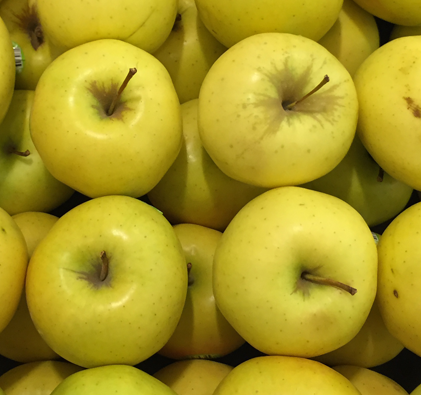
%> input picture 16.tif, 421 x 395 px
$ octave --eval "result = Plot_Color('16.tif');"   (GNU Octave 9; MATLAB toolbox functions it lacks are replaced by stand-ins)
%> lines starting %> are read from the running program, lines starting %| are printed output that depends on the picture
### Color_watermark_data.m
function [ psnr_rgb psnr_ycocg psnr_ycucv psnr_o1o2o3 lenwm_rgb lenwm_ycocg lenwm_ycucv lenwm_o1o2o3] = Color_watermark_data( image, len_wm )
%function [ psnr_rgb psnr_ybr lenwm_rgb lenwm_ybr ] = Color_watermark_data( image, len_wm )
%To Collect PSNR Results of color image watermarking

if ( ischar( image ) == 1 )
    % If input image is the name of the image file
    rgb = imread( image );
    rgb = double( rgb );
else
    % If input image is the pixel matrix itself
    rgb = double( image );
end
[ nr nc nl ] = size( rgb );

watermark = randi( [0 1], 1, len_wm );

%---------------------- Watermark RGB space--------------------------------
%--------------------------------------------------------------------------

wm_rgb = rgb;
[ wm_rgb(:,:,3) lenwm_rgb_3 ov3 ] = EmbedWatermarkInterpolation( rgb(:,:,3), watermark );

if( lenwm_rgb_3 < len_wm )
    watermark = randi( [0 1], 1, ( len_wm - lenwm_rgb_3 ) );
    [ wm_rgb(:,:,1) lenwm_rgb_1 ov1 ] = EmbedWatermarkInterpolation( rgb(:,:,1), watermark );
else
    lenwm_rgb_1 = 0;
end
if( ( lenwm_rgb_3 + lenwm_rgb_1 ) < len_wm )
    watermark = randi( [0 1], 1, ( len_wm - lenwm_rgb_3 - lenwm_rgb_1 ) );
    [ wm_rgb(:,:,2) lenwm_rgb_2 ov2 ] = EmbedWatermarkInterpolation( rgb(:,:,2), watermark );
else
    lenwm_rgb_2 = 0;
end
lenwm_rgb = lenwm_rgb_1 + lenwm_rgb_2 + lenwm_rgb_3;
disp( ['Watermarked RGB space: ', num2str(lenwm_rgb), ' pure watermark bits.']  );

psnr_rgb = PSNR( rgb, wm_rgb );

%----------------------YCoCg-R color space---------------------------------
%--------------------------------------------------------------------------

% Transform color space
ycocg = rgb2ycocg( rgb );

% Separate integer and fractional parts
ycocg_i = floor( ycocg );
ycocg_f = ycocg - ycocg_i;

watermark = randi( [0 1], 1, len_wm );

% Watermark YCoCg space, integer part
wm_ycocg = ycocg_i;
[ wm_ycocg(:,:,2) lenwm_ycocg_2 ov2 ] = EmbedWatermarkInterpolation( ycocg_i(:,:,2), watermark );
if( lenwm_ycocg_2 < len_wm )
    watermark = randi( [0 1], 1, ( len_wm - lenwm_ycocg_2 ) );
    [ wm_ycocg(:,:,3) lenwm_ycocg_3 ov3 ] = EmbedWatermarkInterpolation( ycocg_i(:,:,3), watermark );
else
    lenwm_ycocg_3 = 0;
end
if( ( lenwm_ycocg_3 + lenwm_ycocg_2 ) < len_wm )
    watermark = randi( [0 1], 1, ( len_wm - lenwm_ycocg_3 - lenwm_ycocg_2 ) );
    [ wm_ycocg(:,:,1) lenwm_ycocg_1 ov1 ] = EmbedWatermarkInterpolation( ycocg_i(:,:,1), watermark );
else
    lenwm_ycocg_1 = 0;
end
lenwm_ycocg = lenwm_ycocg_1 + lenwm_ycocg_2 + lenwm_ycocg_3;
disp( ['Watermarked YCoCgspace: ', num2str(lenwm_ycocg), ' pure watermark bits.'] );

% Combine watermarked integer part and original fractional part
wm_ycocg1 = wm_ycocg + ycocg_f;
% Convert to RGB
ycocg_rgb = ycocg2rgb( wm_ycocg1 ); % This is actual output

%psnr_ybr = PSNR( image, y2rgb );
%psnr_ycocg = PSNR( wm_ycocg, ycocg_i );
psnr_ycocg = PSNR( rgb, ycocg_rgb );

%-----------------------YUV color space------------------------------------
%--------------------------------------------------------------------------

% Transform color space
ycucv = rgb2YCuCv( rgb );

% Separate integer and fractional parts
ycucv_i = floor( ycucv );
ycucv_f = ycucv - ycucv_i;

watermark = randi( [0 1], 1, len_wm );

% Watermark YCoCg space, integer part
wm_ycucv = ycucv_i;
[ wm_ycucv(:,:,2) lenwm_ycucv_2 ov2 ] = EmbedWatermarkInterpolation( ycucv_i(:,:,2), watermark );
if( lenwm_ycucv_2 < len_wm )
    watermark = randi( [0 1], 1, ( len_wm - lenwm_ycucv_2 ) );
    [ wm_ycucv(:,:,3) lenwm_ycucv_3 ov3 ] = EmbedWatermarkInterpolation( ycucv_i(:,:,3), watermark );
else
    lenwm_ycucv_3 = 0;
end
if( ( lenwm_ycucv_3 + lenwm_ycucv_2 ) < len_wm )
    watermark = randi( [0 1], 1, ( len_wm - lenwm_ycucv_3 - lenwm_ycucv_2 ) );
    [ wm_ycucv(:,:,1) lenwm_ycucv_1 ov1 ] = EmbedWatermarkInterpolation( ycucv_i(:,:,1), watermark );
else
    lenwm_ycucv_1 = 0;
end
lenwm_ycucv = lenwm_ycucv_1 + lenwm_ycucv_2 + lenwm_ycucv_3;
disp( ['Watermarked YCuCvspace: ', num2str(lenwm_ycucv), ' pure watermark bits.'] );

% Combine watermarked integer part and original fractional part
wm_ycucv1 = wm_ycucv + ycucv_f;
% Convert to RGB
ycucv_rgb = YCuCv2rgb( wm_ycucv1 ); % This is actual output

%psnr_ybr = PSNR( image, y2rgb );
%psnr_yuv = PSNR( wm_yuv, yuv_i );
psnr_ycucv = PSNR( rgb, ycucv_rgb );

%--------------------------------------o1o2o3 color space------------------
%--------------------------------------------------------------------------

% Transform color space
o1o2o3 = rgb2o1o2o3( rgb );

% Separate integer and fractional parts
o1o2o3_i = floor( o1o2o3 );
o1o2o3_f = o1o2o3 - o1o2o3_i;

watermark = randi( [0 1], 1, len_wm );

% Watermark YCoCg space, integer part
wm_o1o2o3 = o1o2o3_i;
[ wm_o1o2o3(:,:,2) lenwm_o1o2o3_2 ov2 ] = EmbedWatermarkInterpolation( o1o2o3_i(:,:,2), watermark );
if( lenwm_o1o2o3_2 < len_wm )
    watermark = randi( [0 1], 1, ( len_wm - lenwm_o1o2o3_2 ) );
    [ wm_o1o2o3(:,:,3) lenwm_o1o2o3_3 ov3 ] = EmbedWatermarkInterpolation( o1o2o3_i(:,:,3), watermark );
else
    lenwm_o1o2o3_3 = 0;
end
if( ( lenwm_o1o2o3_3 + lenwm_o1o2o3_2 ) < len_wm )
    watermark = randi( [0 1], 1, ( len_wm - lenwm_o1o2o3_3 - lenwm_o1o2o3_2 ) );
    [ wm_o1o2o3(:,:,1) lenwm_o1o2o3_1 ov1 ] = EmbedWatermarkInterpolation( o1o2o3_i(:,:,1), watermark );
else
    lenwm_o1o2o3_1 = 0;
end
lenwm_o1o2o3 = lenwm_o1o2o3_1 + lenwm_o1o2o3_2 + lenwm_o1o2o3_3;
disp( ['Watermarked YCuCvspace: ', num2str(lenwm_o1o2o3), ' pure watermark bits.'] );

% Combine watermarked integer part and original fractional part
wm_o1o2o31 = wm_o1o2o3 + o1o2o3_f;
% Convert to RGB
o1o2o3_rgb = o1o2o32rgb( wm_o1o2o31 ); % This is actual output

%psnr_ybr = PSNR( image, y2rgb );
%psnr_yuv = PSNR( wm_yuv, yuv_i );
psnr_o1o2o3 = PSNR( rgb, o1o2o3_rgb );


end

### EmbedWatermarkInterpolation.m
function [ watermarked_image len_wm overhead ] = EmbedWatermarkInterpolation( image, watermark )
%[ watermarked_image ] = EmbedWatermarkInterpolation( image )
%   Embeds 'watermark' into 'image' using interpolation technique.

if ( ischar(image) == 1 )
    %If input 'image' is the name of the image file
    p = PrintImageMatrix(image);
else
    %If input 'image' the pixel matrix itself
    p = image;
end
p = double(p);
[nr nc] = size(p);

[ x e ] = Interpolate( p );
[hist LM RM] = CreateErrorHistogram(e);

%Create bitstream to be embedded-------------------------------------------
% Location Map for overflow or underflow.
len_locmap = 0; % Total no. of pixels with values 0, 255, 1, 254.
for i = 1:nr
    for j = 1:nc
        % Only 254 or 1 can change to 255 and 0 respectively
        % So we take max length (for 0,255,1,254)
        % actual loc map consists of those pixel positions which are either
        % 0, 255 or have changed to 0, 255.
        % So actual length may be smaller than len_locmap.
        if( ( p(i,j) == 0 ) || ( p(i,j) == 255 ) || ( p(i,j) == 1 ) || ( p(i,j) == 254 ) )
            len_locmap = len_locmap + 1;
        end
    end
end

%watermarked_image = zeros(nr,nc);
watermarked_image = p;
e_new = e; % Altered errors
poswm = 0; % To keep track of bits to be embedded
cnt = 0; % To find Maximum Embedding capacity
locmap = [ ]; % To prevent overflow/underflow

% Get Maximum Capacity-----------------------------------------------------
for i = 1:nr
    for j = 1:nc

        if( ( p(i,j) == 0 ) || ( p(i,j) == 255 ) )
        else
            if( e(i,j) == 999 )
            elseif( e(i,j) <= LM )
                if( e(i,j) == LM )
                    cnt = cnt + 1;
                end
            elseif( e(i,j) >= RM )
                if( e(i,j) == RM )
                    cnt = cnt + 1;
                end
            end
        end
    end
end

disp( ['Maximum Embedding Capacity : ', num2str( cnt - 18 - len_locmap ), ' bits.'] );
if( numel( watermark ) > ( cnt - 18 - len_locmap ) )
    watermark = watermark( 1, 1:( cnt - 18 - len_locmap ) );
end
len_wm = numel( watermark );

% Store just 18 bits for 2 signed integers along with 'len_locmap' bits for
% overflow/underflow.
k = 1;
for i = 1:nr
    for j = 1:nc
        if( (i == 1) || (j == 1) || (i == 8) || (j == 8) )
            if( (mod(i,2)==1) && (mod(j,2)==0) )
                if( k <= ( 18 + len_locmap ) )
                    watermark = horzcat( watermark, LSB(p(i,j)) );
                    k = k + 1;
                end
            elseif( (mod(i,2)==0) && (mod(j,2)==1) )
                if( k <= ( 18 + len_locmap ) )
                    watermark = horzcat( watermark, LSB(p(i,j)) );
                    k = k + 1;
                end
            end
        end
    end
end

[nrwm ncwm] = size(watermark);

% Embed--------------------------------------------------------------------
for i = 1:nr
    for j = 1:nc

        if( ( p(i,j) == 0 ) || ( p(i,j) == 255 ) )
            locmap = horzcat( locmap, 0 );

        else
            if( e(i,j) == 999 ) % Do not Embed (Low resolution or marginal pixels)
                watermarked_image(i,j) = p(i,j);

            elseif( e(i,j) <= LM )
                sign_e = -1; % sign(e) = -1 if e in LE i.e. <= LM
                if( e(i,j) == LM ) % Embed next bit
                    %cnt = cnt + 1;
                    if( poswm < ncwm ) % More bits to embed
                        poswm = poswm + 1;
                        b = watermark(1,poswm);
                    else
                        b = 0; % No more bits => e will be same
                    end
                    e_new(i,j) = e(i,j) + sign_e * b;
                elseif( e(i,j) < LM ) % Embed 1
                    e_new(i,j) = e(i,j) + sign_e * 1;
                end
                watermarked_image(i,j) = x(i,j) - e_new(i,j);
                % update locmap
                if( ( watermarked_image(i,j) == 0 ) || ( watermarked_image(i,j) == 255 ) )
                    locmap = horzcat( locmap, 1 );
                end

            elseif( e(i,j) >= RM )
                sign_e = 1; % sign(e) = 1 if e in RE i.e. <= RM
                if( e(i,j) == RM ) % Embed next bit
                    %cnt = cnt + 1;
                    if( poswm < ncwm ) % More bits to embed
                        poswm = poswm + 1;
                        b = watermark(1,poswm);
                    else
                        b = 0;  % No more bits => e will be same
                    end
                    e_new(i,j) = e(i,j) + sign_e * b;
                elseif( e(i,j) > RM ) % Embed 1
                    e_new(i,j) = e(i,j) + sign_e * 1;
                end
                watermarked_image(i,j) = x(i,j) - e_new(i,j);
                % update locmap
                if( ( watermarked_image(i,j) == 0 ) || ( watermarked_image(i,j) == 255 ) )
                    locmap = horzcat( locmap, 1 );
                end

            end

        end
    end
end

disp(['Embedded ', num2str(len_wm), ' pure watermark bits.']);

% [8 lines of commented-out code are left out]
temp = EightBits(LM);
LM_bin = zeros(1,9);
if( LM < 0 )
    LM_bin(1,1) = 1;
else
    LM_bin(1,1) = 0;
end
for i = 1:8
    if( temp(1,i) == '0' )
        LM_bin(1,(i+1)) = 0;
    elseif( temp(1,i) == '1' )
        LM_bin(1,(i+1)) = 1;
    end
end
temp = EightBits(RM);
RM_bin = zeros(1,8);
if( RM < 0 )
    RM_bin(1,1) = 1;
else
    RM_bin(1,1) = 0;
end
for i = 1:8
    if( temp(1,i) == '0' )
        RM_bin(1,(i+1)) = 0;
    elseif( temp(1,i) == '1' )
        RM_bin(1,(i+1)) = 1;
    end
end

% Concatenate binary reps of LM and RM and locmap
b = horzcat(LM_bin,RM_bin,locmap);
[ nrb ncb ] = size(b);
overhead = b;
% [23 lines of commented-out code are left out]

end

### Interpolate.m
function [ x e ] = Interpolate( image )
%[ x e ] = Interpolation( image )
%   Returns the interpolated matrix of 'image' along with the error matrix.

if ( ischar(image) == 1 )
    %If input 'image' is the name of the image file
    p = PrintImageMatrix(image);
else
    %If input 'image' the pixel matrix itself
    p = image;
end
p = double(p);
[nr nc] = size(p);

x = (-1) * ones(nr,nc);
% Create Margin
for i = 1:nr
    for j = 1:nc
        if( ( i == 1 ) || ( j == 1 ) || ( i == nr ) || ( j == nc ) )
            x(i,j) = p(i,j);
        end
    end
end

% Down Sample => Get the Low Resolution Pixels
for i = 1:nr
    for j = 1:nc
        if( ( mod(i,2) == 1 ) && ( mod(j,2) == 1 ) )
            x(i,j) = p(i,j);
        end
    end
end

% Error Matrix
e = 999*ones(nr,nc);

% STEP I (center high resolution pixels)
for i = 1:(nr/2 - 1)
    for j = 1:(nc/2 - 1)
        %disp('************************')
        x_45 = ( x((2*i-1),(2*j+1)) + x((2*i+1),(2*j-1)) ) / 2;
        x_135 = ( x((2*i-1),(2*j-1)) + x((2*i+1),(2*j+1)) ) / 2;
        u = ( x((2*i-1),(2*j+1)) + x((2*i+1),(2*j-1)) + x((2*i-1),(2*j-1)) + x((2*i+1),(2*j+1)) ) / 4;
        S45 = [ x((2*i-1),(2*j+1)), x_45, x((2*i+1),(2*j-1)) ];
        S135 = [ x((2*i-1),(2*j-1)), x_135, x((2*i+1),(2*j+1)) ];
        sigma_e45 = ( (S45(1) - u)*(S45(1) - u) + (S45(2) - u)*(S45(2) - u) + (S45(3) - u)*(S45(3) - u) ) / 3;
        sigma_e135 = ( (S135(1) - u)*(S135(1) - u) + (S135(2) - u)*(S135(2) - u) + (S135(3) - u)*(S135(3) - u) ) / 3;
        w45 = sigma_e135 / ( sigma_e45 + sigma_e135 );
        w135 = 1 - w45;
        if( (sigma_e45 == 0) && (sigma_e135 == 0) )
            x((2*i),(2*j)) = u;
        else
            x((2*i),(2*j)) = round( w45*x_45 + w135*x_135 );
        end
        e((2*i),(2*j)) = x((2*i),(2*j)) - p((2*i),(2*j));
    end
end

% STEP II (residual high resolution pixels)
for i = 2:(nr-1)
    for j = 2:(nc-1)
        if( mod((i+j),2) == 1 )
            %disp('************************')
            x_0 = ( x(i,j-1) + x(i,j+1) ) / 2;
            x_90 = ( x(i-1,j) + x(i+1,j) ) / 2;
            u = ( x(i,j-1) + x(i,j+1) + x(i-1,j) + x(i+1,j) ) / 4;
            S0 = [ x(i,j-1), x_0, x(i,j+1) ];
            S90 = [ x(i-1,j), x_90, x(i+1,j) ];
            sigma_e0 = ( (S0(1) - u)*(S0(1) - u) + (S0(2) - u)*(S0(2) - u) + (S0(3) - u)*(S0(3) - u) ) / 3;
            sigma_e90 = ( (S90(1) - u)*(S90(1) - u) + (S90(2) - u)*(S90(2) - u) + (S90(3) - u)*(S90(3) - u) ) / 3;
            w0 = sigma_e90 / ( sigma_e0 + sigma_e90 );
            w90 = 1 - w0;
            if( (sigma_e0 == 0) && (sigma_e90 == 0) )
                x(i,j) = u;
            else
                x(i,j) = round( w0*x_0 + w90*x_90 );
            end
            e(i,j) = x(i,j) - p(i,j);
        end
    end
end

end

### CreateErrorHistogram.m
function [ histogram LM RM ] = CreateErrorHistogram( e )
%[ histogram ] = CreateHistogram( e )
%   Creates histogram of errors.

[nr nc] = size(e);

% Compute Range of Errors
max_err = e(2,2);
min_err = e(2,2);
x = e; % To compute distinct elements of e
for i = 1:nr
    for j = 1:nc
        if( e(i,j) == 999 )
            x(i,j) = 0;
        elseif( e(i,j) > max_err )
            max_err = e(i,j);
        elseif( e(i,j) < min_err )
            min_err = e(i,j);
        end
    end
end

% Initialize
histogram = struct('error', [ ], 'count', [ ]);
ue = unique(x); % Contains the unique/distinct elements of e
[nrue ncue] = size(ue);
for i = 1:nrue
    histogram(1,i).error = ue(i);
    histogram(1,i).count = 0;
end

% Create Histogram
for i = 1:nr
    for j = 1:nc
        if( e(i,j) == 999 )
            ;
        else
            for k = 1:nrue
                if( e(i,j) == histogram(1,k).error )
                    histogram(1,k).count = histogram(1,k).count + 1;
                end
            end
        end
    end
end
% display
% for j = 1:nrue
%     disp(['histogram(',num2str(j),').error -> ',num2str( histogram(1,j).error ),', count -> ',num2str( histogram(1,j).count )])
% end

% Compute LM RM
max_count = -1;
for i = 1:nrue
     X(i) = histogram(1,i).error; % For Plot
     Y(i) = histogram(1,i).count; % For Plot
    if( histogram(1,i).count > max_count )
        max_count = histogram(1,i).count;
        LM = histogram(1,i).error;
    end
end
second_max_count = -1;
for i = 1:nrue
    if( histogram(1,i).count == max_count )
        ;
    elseif( histogram(1,i).count > second_max_count )
        second_max_count = histogram(1,i).count;
        RM = histogram(1,i).error;
    end
end

% [41 lines of commented-out code are left out]

end

### Plot_Color.m
function [ psnr_rgb_array psnr_ycocg_array psnr_ycucv_array psnr_o1o2o3_array bpp_rgb_array bpp_ycocg_array bpp_ycucv_array bpp_o1o2o3_array ] = Plot_Color( image )
%> called with image = '16.tif'
%Generate plots for color image watermarking

if ( ischar( image ) == 1 )
    % If input image is the name of the image file
    p = imread( image );
%> p is the input picture: size 395x421x3 uint8; mean R, G, B 166, 148.2, 34.6
    p = double( p );
%> p: size 395x421x3 double
else
    % If input image is the pixel matrix itself
    p = double( image );
end
[ nr nc nl ] = size( p );
%> nr = 395; nc = 421; nl = 3

% Initialization
psnr_rgb_array = [ ];
psnr_ycocg_array = [ ];
psnr_ycucv_array = [ ];
psnr_o1o2o3_array = [ ];

bpp_rgb_array = [ ];
bpp_ycocg_array = [ ];
bpp_ycucv_array = [ ];
bpp_o1o2o3_array = [ ];

for bpp = 0.05:0.05:2
    disp(num2str(bpp));
    len_wm = floor( bpp*nr*nc );
%> len_wm = 8314
    [ psnr_rgb psnr_ycocg psnr_ycucv psnr_o1o2o3 lenwm_rgb lenwm_ycocg lenwm_ycucv lenwm_o1o2o3] = Color_watermark_data( image, len_wm );
%> in EmbedWatermarkInterpolation, `p = image;`:
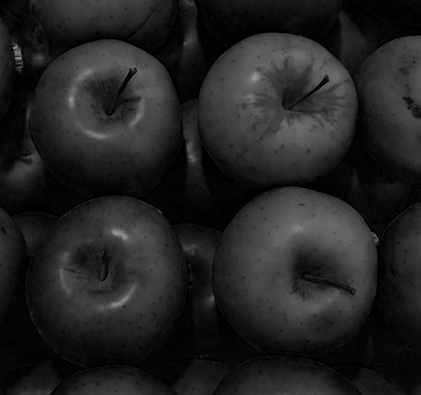
%> p: size 395x421 double; min 0, max 162, mean 34.6
%> after the loop in Interpolate, `for i = 1:nr`:
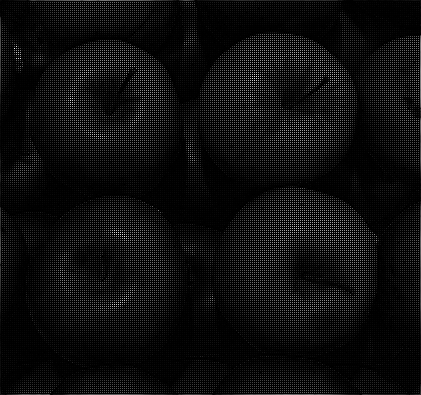
%> x: size 395x421 double; min -1, max 162, mean 8.1; drawn with min black and max white
%> after the loop in Interpolate, `for i = 1:(nr/2 - 1)`:
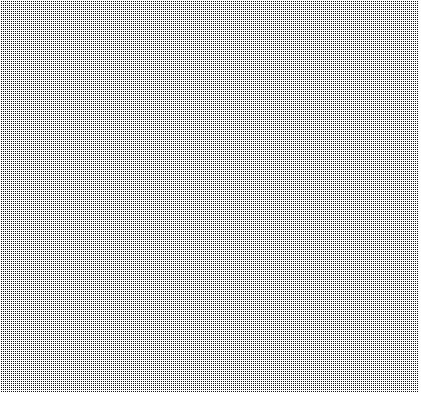
%> e: size 395x421 double; min -79, max 999, mean 752.9; drawn with min black and max white
%> after the loop in Interpolate, `for i = 1:(nr/2 - 1)`:
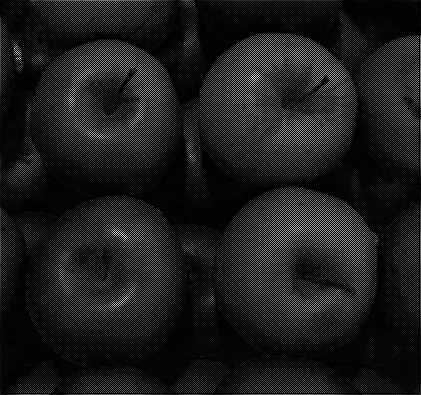
%> x: size 395x421 double; min -1, max 162, mean 16.9; drawn with min black and max white
%> after the loop in Interpolate, `for i = 2:(nr-1)`:
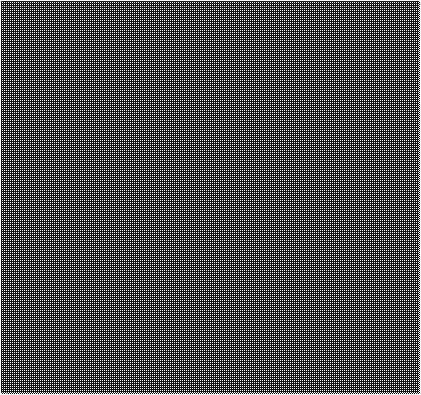
%> e: size 395x421 double; min -79, max 999, mean 258.3; drawn with min black and max white
%> after the loop in Interpolate, `for i = 2:(nr-1)`:
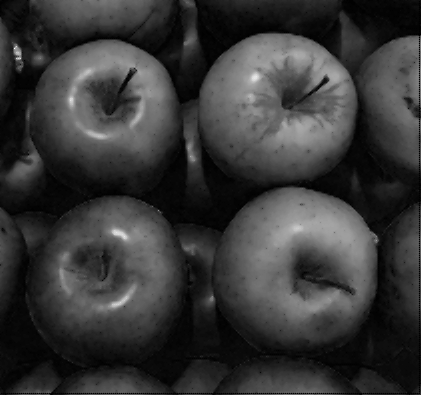
%> x: size 395x421 double; min -1, max 162, mean 34.5; drawn with min black and max white
%> after the loop in Interpolate, `for i = 2:(nr-1)`: S0 = [-1 -1 -1]; S90 = [27 27 27]; sigma_e0 = 196; u = 13; w0 = 0.5; x_0 = -1; x_90 = 27
%> in CreateErrorHistogram, `max_err = e(2,2);`: max_err = 1
%> after the loop in CreateErrorHistogram, `for i = 1:nr`:
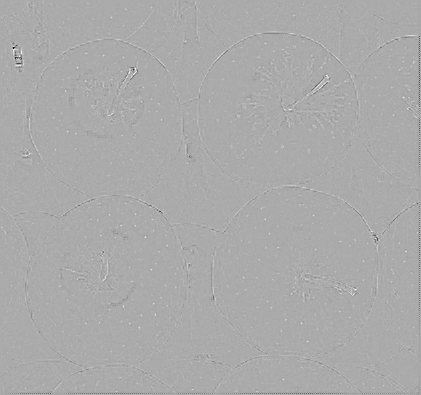
%> x: size 395x421 double; min -79, max 39, mean 0; drawn with min black and max white
%> after the loop in CreateErrorHistogram, `for i = 1:nr`: max_err = 39; min_err = -79
%> in CreateErrorHistogram, `ue = unique(x);`: ue = 91 values from -79 to 39
%> in CreateErrorHistogram, `[nrue ncue] = size(ue);`: nrue = 91; ncue = 1
%> the loop in CreateErrorHistogram, `for i = 1:nrue` made 91 passes
%> after the loop in CreateErrorHistogram, `for i = 1:nrue`: histogram = 91 items; first 5, error and count: -79 0, -74 0, -60 0, -59 0, -56 0
    psnr_rgb_array = horzcat( psnr_rgb_array, psnr_rgb );
    psnr_ycocg_array = horzcat( psnr_ycocg_array, psnr_ycocg );
    psnr_ycucv_array = horzcat( psnr_ycucv_array, psnr_ycucv );
    psnr_o1o2o3_array = horzcat( psnr_o1o2o3_array, psnr_o1o2o3 );

    bpp_rgb = lenwm_rgb / ( nr*nc );
    bpp_rgb_array = horzcat( bpp_rgb_array, bpp_rgb );
    bpp_ycocg = lenwm_ycocg / ( nr*nc );
    bpp_ycocg_array = horzcat( bpp_ycocg_array, bpp_ycocg );
    bpp_ycucv = lenwm_ycucv / (nr*nc);
    bpp_ycucv_array = horzcat( bpp_ycucv_array, bpp_ycucv );
    bpp_o1o2o3 = lenwm_o1o2o3 / (nr*nc);
    bpp_o1o2o3_array = horzcat( bpp_o1o2o3_array, bpp_o1o2o3 );


    if( ( len_wm > lenwm_rgb ) && ( len_wm > lenwm_ycocg ) &&( len_wm > lenwm_ycucv ) && ( len_wm > lenwm_o1o2o3 ))
        break;
    end
    disp(' ');
end

% [10 lines of commented-out code are left out]
 figure;
 axes1 = axes('Parent',figure,'FontWeight','bold','FontSize',24);
 box(axes1,'on');
 hold(axes1,'all');
 xlabel('Embedded bpp','FontWeight','bold','FontSize',24);
 ylabel('PSNR(db)','FontWeight','bold','FontSize',24);
 plot(bpp_rgb_array,psnr_rgb_array,'b');
 hold on; plot(bpp_ycocg_array,psnr_ycocg_array,'r'); hold off;
 hold on; plot(bpp_ycucv_array,psnr_ycucv_array,'g');hold off;
 hold on; plot(bpp_o1o2o3_array,psnr_o1o2o3_array,'y');hold off;
%legends('RGB','YCoCg');


end
%> (the run ends here)
